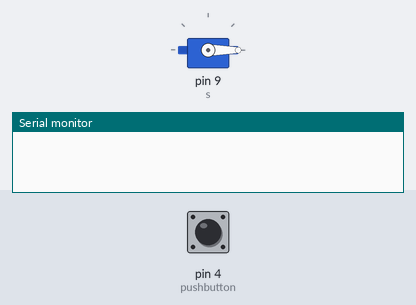
A sketch run on a simulated Arduino Uno, built with avr-gcc and run on an emulated ATmega328P. On the bench: servo, the last lines printed to the serial monitor. The test bench sets the inputs (shaded band); at power-on: pin 4 (pushbutton) HIGH.

Above: at 1.2 s.
1.3 s: pin 4 (pushbutton) pulled LOW for 0.15 s
At 2.6 s:
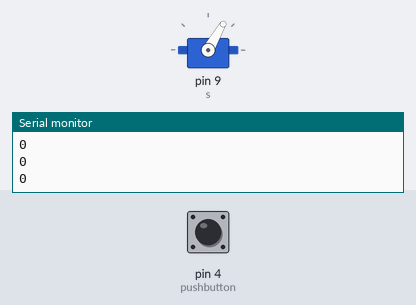
Timing chart, 0 to 4.3 s (numbered marks = the images above; inputs shaded):
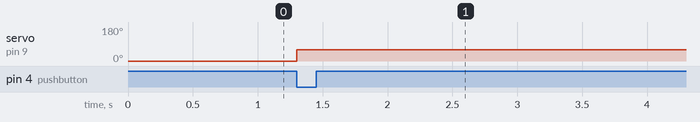

The sketch:

sketch_feb20a.ino
```cpp
#include <Servo.h>

#define SERVO 9

Servo s;
int pos;
int esquerda = 5;
int direita = 3;
int pushbutton = 4;
void setup() {

  s.attach(9);
  Serial.begin(9600);
  s.write(0);

  pinMode(pushbutton, INPUT);
  digitalWrite(pushbutton, HIGH);

}
void loop() {
  pos=digitalRead(pushbutton);
   if(pos==0)
    {
      Serial.println(pos);
       s.write(60);  //Move o servo para o angulo de 60 graus
       delay(15);          //Delay para o servo atingir a posiçao
    }


  }
```

Measured:
- after the input at 1.3 s, servo on pin 9 (s): 0° → 60° at once
